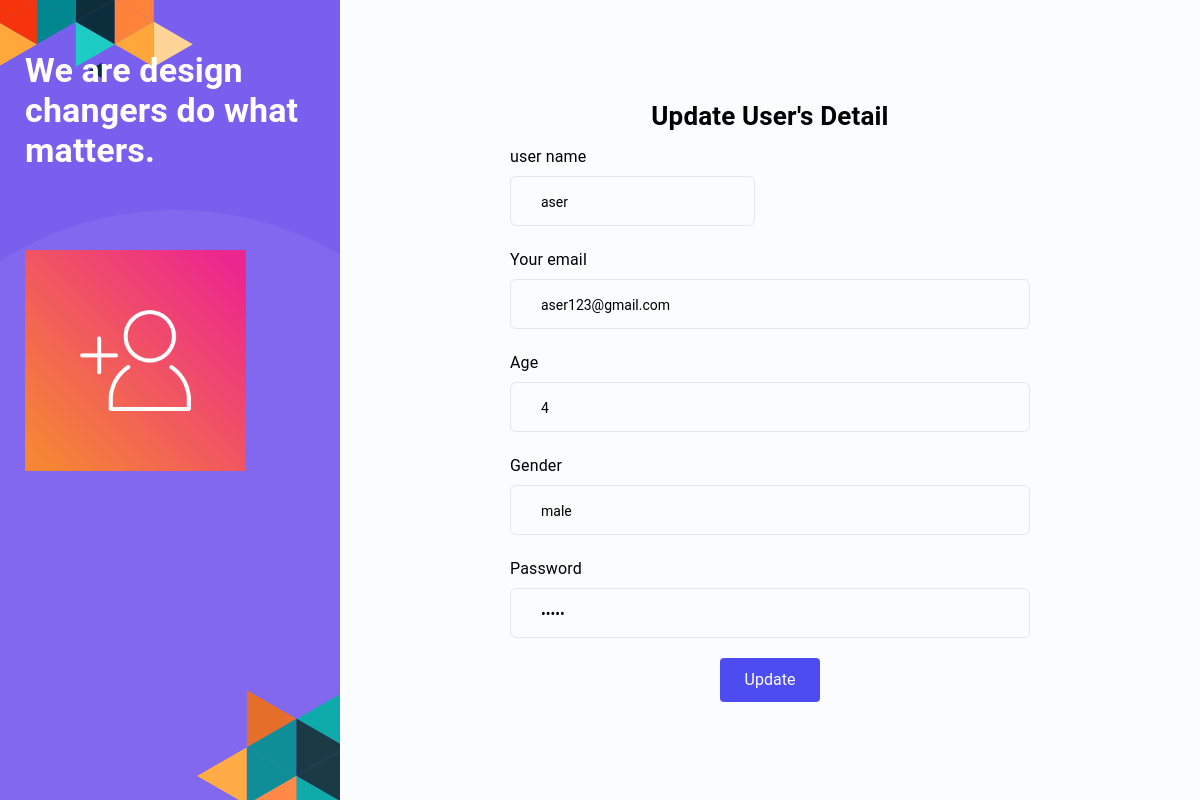
/Views/edit-user-form.php?user_id=39 (signed in), run on the app's committed database.
### tables this page shows
CREATE TABLE `user` (
  `user_id` int(11) NOT NULL,
  `username` varchar(50) NOT NULL,
  `email` varchar(50) NOT NULL,
  `password` varchar(50) NOT NULL,
  `age` int(50) NOT NULL,
  `gender` varchar(50) NOT NULL
);

### Views/edit-user-form.php (the view, shortened to what this page needs)
<?php
 require_once'../controls/dbcon.php';
 ?>
<!doctype html>
<html lang="en">
<head>
    <link rel="stylesheet" href="assets/bootstrap/css/bootstrap.min.css">
    <link rel="stylesheet" href="assets/elagent-icon/style.css">
    <link rel="stylesheet" href="assets/animation/animate.css">
    <link rel="stylesheet" href="css/style-main.css">
    <link rel="stylesheet" href="css/responsive.css">
</head>
<body data-scroll-animation="true">
    <div class="body_wrapper">
        <section class="signup_area signup_area_height">
            <div class="row ml-0 mr-0">
                <div class="sign_left signup_left">
                    <h2>We are design changers do what matters.</h2>
                    <img class="position-absolute top" src="img/signup/top_ornamate.png" alt="top">
                    <img class="position-absolute bottom" src="img/signup/bottom_ornamate.png" alt="bottom">
                    <img class="position-absolute middle wow fadeInRight" src="img/signup/instagram-3814082_1280.png" alt="bottom">
                    <div class="round wow zoomIn" data-wow-delay="0.2s"></div>
                </div>
                <?php
    if (isset($_GET['user_id'])) {
        $user_id = $_GET['user_id'];
        $sql = "SELECT  * FROM user WHERE user_id = ?";
        $stmt = $con->prepare($sql);
        $stmt->bind_param("i", $user_id);
        $stmt->execute();
        $result = $stmt->get_result();
        if ($result->num_rows > 0) {
            $user = $result->fetch_assoc();
        } else {
            echo "User not found.";
            exit;
        }
    } else {
        echo "User ID not provided.";
        exit;
    }
    ?>
                <div class="sign_right signup_right">
                    <div class="sign_inner signup_inner">
                        <div class="text-center" style="margin-bottom: 10px;">
                            <h3 style="color: black;">Update User's Detail </h3>
                        </div>
                        <form action="edit-user-req.php" method="post"  class="row login_form">
                            <div class="col-sm-6 form-group">
                                <div class="small_text" style="color: black;">user name</div>
                                <input type="text" style="color: black;" class="form-control" value='<?php echo $user['username']; ?>' name="username" id="username"  required>
                            </div>
                            <div class="col-lg-12 form-group">
                                <div class="small_text" style="color: black;">Your email</div>
                                <input type="email" style="color: black;" name="email" class="form-control" id="email" value='<?php echo $user['email']; ?>'  required>
                            </div>
                            <div class="col-lg-12 form-group">
                                <div class="small_text" style="color: black;">Age</div>
                                <input id="age" name="age" style="color: black;" type="text" class="form-control" value='<?php echo $user['age']; ?>' placeholder="Type your Age " autocomplete="off">
                            </div>
                            <div class="col-lg-12 form-group">
                                <div class="small_text" style="color: black;">Gender</div>
                                <input id="gender" style="color: black;" name="gender" type="text" class="form-control"  value='<?php echo $user['gender']; ?>' placeholder="Male or Female" autocomplete="off">
                            </div>
                            <div class="col-lg-12 form-group">
                                <div class="small_text" style="color: black;">Password</div>
                                <input id="password" style="color: black;" name="password" type="password" class="form-control" value='<?php echo $user['password']; ?>' placeholder="5+ characters required" autocomplete="off" required>
                            </div>
                            <div class="col-lg-12 text-center">
                                <input type="submit" name="submit" value="Update" class="btn action_btn thm_btn">
                            </div>
                        </form>
                    </div>
                </div>
            </div>
        </section>
    </div>
</body>
</html>

### Views/css/responsive.css (style rules this page uses)
@media (max-width: 1750px) { .signup_area { min-height: 760px; } }
@media (max-width: 1750px) { .sign_left { width: calc(50% - 260px); padding: 50px 45px 0; } }
@media (max-width: 1750px) { .sign_right { width: calc(50% + 260px); } }
@media (max-width: 1750px) { .sign_left h2 { font-size: 34px; line-height: 40px; } }
@media (max-width: 1366px) { .signup_area { min-height: 620px; } }
@media (max-width: 1366px) { .sign_left { padding-left: 25px; padding-right: 25px; } }
@media (max-width: 1366px) { .sign_left .middle { max-width: 65%; } }
@media (max-width: 1366px) { .signup_area_height .login_form .form-group { margin-bottom: 20px; } }
@media (max-width: 1366px) { .signup_area_height .login_form .form-group .form-control { height: 50px; line-height: 50px; } }

### data on the page
user: username "aser", email "aser123@gmail.com", age "4", gender "male"
